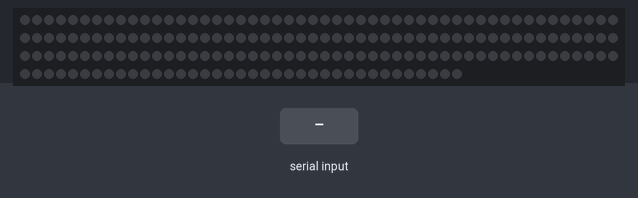
Bench run of a sketch on a simulated Arduino Uno, built with avr-gcc and run on an emulated ATmega328P. Parts: 187 RGB LEDs in strip order, left to right, continuing on the next row. The test bench sets the inputs (shaded band). Dim RGB values are drawn brighter than linear; what the sketch prints to the serial monitor is not drawn.

Above: at 1.2 s.
1.3 s: byte 30 received over Serial
3.3 s: byte 90 received over Serial
At 4.35 s:
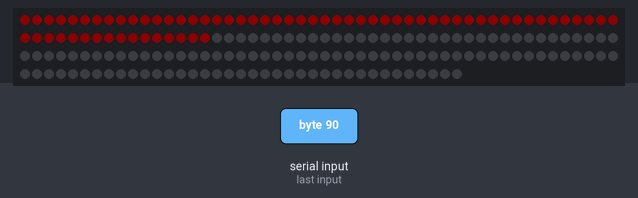
5.2 s: byte 120 received over Serial
At 5.59 s:
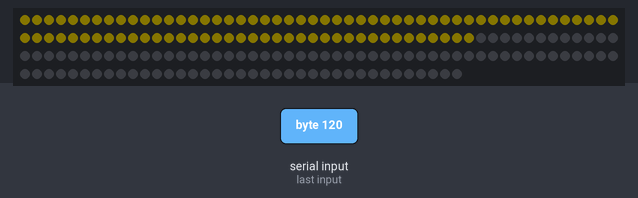
At 6.12 s:
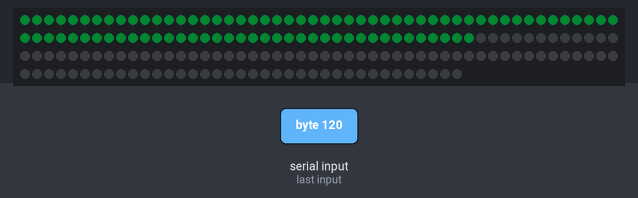

The sketch:

LED_TRAIL.ino
```cpp
#include <FastLED.h>
#define NUM_LEDS 187
#define DATA_PIN 2 //How boring and obvious!
#define COLOR_ORDER GRB //Green (G), Red (R), Blue (B)
#define CHIPSET WS2812B
#define BRIGHTNESS 50
#define VOLTS 5
#define MAX_AMPS 10000 //value in milliamps

//ENOUGH NONSENSE!

CRGB leds[NUM_LEDS];
int incomingByte; // for incoming serial data
int thresh;       // scaled incoming byte

void setup() {

FastLED.addLeds<CHIPSET,DATA_PIN,COLOR_ORDER>(leds,NUM_LEDS);
FastLED.setMaxPowerInVoltsAndMilliamps(VOLTS,MAX_AMPS);
FastLED.setBrightness(BRIGHTNESS);
FastLED.clear();
FastLED.show();
Serial.begin(115200); // opens serial port, sets data rate to 115200 bps

}

void loop() { //Swirly, twirly effect

  if (Serial.available() > 0) {
    // read the incoming byte:
    incomingByte = Serial.read();
    // Write it back for debugging purposes
    Serial.write(incomingByte);
    // The byte scales from 0-255, we need this to scale with our number of available LEDS
    // Thus:
    thresh = map(incomingByte, 0, 255, 0, NUM_LEDS);
    if (thresh > NUM_LEDS) thresh = NUM_LEDS;

  }

  for (int i = 0; i < NUM_LEDS; i++) {
    if (i < thresh) {
      leds[i] = CHSV(beatsin8(10), 255, 125);
      //leds[i] = CRGB(255,0,0);
    } else {

      leds[i].fadeToBlackBy(10);

      // If not blue fade toward blue first
      if ((leds[i].r > 0)||(leds[i].g > 0)) {
        leds[i].r = max(0, leds[i].r - 10);   // decrease red
        leds[i].g = max(0, leds[i].g - 10);   // decrease green
        leds[i].b = min(255, leds[i].b + 10); // increase blue
      } else {
        leds[i].fadeToBlackBy(10); // then fade blue to black
      }
    }
  }

  // Update the LEDs
  FastLED.show();
}
```
